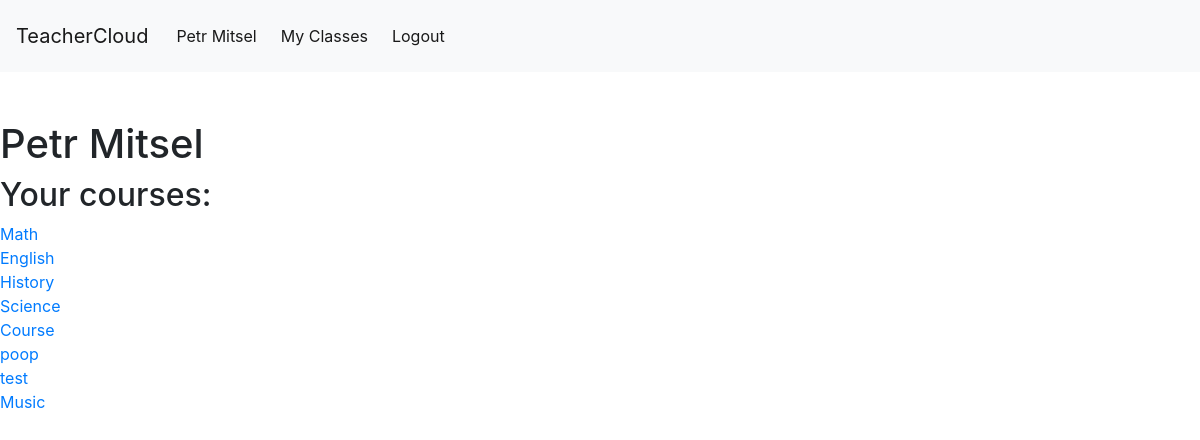
Screenshot of /profile (signed in) with the database file from the repository.
### project/models.py (models this page shows, shortened)
class User(db.Model, UserMixin):
    __tablename__ = "users"
    id = db.Column(db.Integer, primary_key=True)
    firstname = db.Column(db.String(100), nullable=True)
    lastname = db.Column(db.String(20), nullable=False)
    email = db.Column(db.String(120), unique=True, nullable=False)
    password = db.Column(db.String(60), nullable=True)
    courses = db.relationship("Course", backref="Teacher", lazy=True)

class Course(db.Model):
    id = db.Column("course_id", db.Integer, primary_key=True)
    name = db.Column(db.String(100), nullable=False)
    students = db.relationship("Student", backref="Course", lazy=True)
    teacher_id = db.Column(db.Integer, db.ForeignKey("users.id"), nullable=False)
    assignments = db.relationship("Assignment", backref="Course", lazy=True)

### project/routes.py (the view)
@app.route("/profile", methods=["GET", "POST"])
@login_required
def profile():
    user = current_user
    return render_template("profile.html", user=current_user, courses=getcourses())

### project/models.py (called while the page is built)
@login_manager.user_loader
def load_user(user_id):
    return User.query.get(int(user_id))

### project/routes.py (called while the page is built)
def getcourses():
    courses = Course.query.filter_by(Teacher=current_user).all()
    return courses

### project/templates/profile.html
{%extends "index.html"%}
{%block content%}
<h1>{{user.firstname| capitalize}} {{user.lastname| capitalize}}</h1>
<h2>Your courses:</h2>
{% for course in courses %}
<div><a href="/course/{{course['id']}}">{{course.name}}</a></div>
{% endfor %}
{% endblock content %}

### project/templates/navbar.html (shortened to what this page needs)
<!doctype html>
<html lang="en">
<body>
  <nav class="navbar navbar-expand-lg navbar-light bg-light">
    <a class="navbar-brand" href="{{ url_for('home') }}">TeacherCloud</a>
    <div class="collapse navbar-collapse" id="navbarSupportedContent">
      <ul class="navbar-nav mr-auto">
        {% if current_user.is_authenticated %}
        <li class="nav-item active my-2 mx-1">
          <a class="nav-link" href="{{ url_for('profile') }}">{{current_user.firstname| capitalize}}
            {{current_user.lastname| capitalize}}</a>
        </li>
        <li class="nav-item active my-2 mx-1">
          <a class="nav-link" href="{{ url_for('myclasses') }}">My Classes </a>
        </li>
        <li class="nav-item active my-2 mx-1">
          <a class="nav-link" href="{{ url_for('logout') }}">Logout</a>
        </li>
        {% endif %}
      </ul>
  </nav>
</body>
<html>

### project/static/styles.css (style rules this page uses)
body,html { height: 100%; width: 100%; padding: 0; background: #ffffff !important; font-family: 'Vidaloka', serif; }

### rows the page displays
User: firstname "Petr", lastname "Mitsel"
Course: name "Math"
Course: name "English"
Course: name "History"
Course: name "Science"
Course: name "Course"
Course: name "poop"
Course: name "test"
Course: name "Music"
